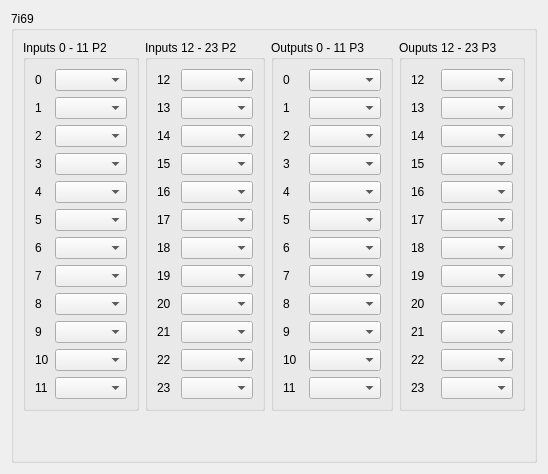
          <widget class="QWidget" name="ss7i69">
           <layout class="QGridLayout" name="gridLayout_74">
            <item row="0" column="0">
             <widget class="QGroupBox" name="groupBox_33">
              <property name="title">
               <string>7i69</string>
              </property>
              <layout class="QGridLayout" name="gridLayout_84">
               <item row="0" column="0">
                <widget class="QGroupBox" name="groupBox_40">
                 <property name="title">
                  <string>Inputs 0 - 11 P2</string>
                 </property>
                 <layout class="QGridLayout" name="gridLayout_81">
                  <item row="6" column="1">
                   <widget class="QComboBox" name="ss7i69in_6"/>
                  </item>
                  <item row="7" column="1">
                   <widget class="QComboBox" name="ss7i69in_7"/>
                  </item>
                  <item row="2" column="0">
                   <widget class="QLabel" name="label_546">
                    <property name="text">
                     <string>2</string>
                    </property>
                   </widget>
                  </item>
                  <item row="12" column="0">
                   <widget class="QLabel" name="label_550">
                    <property name="text">
                     <string>11</string>
                    </property>
                   </widget>
                  </item>
                  <item row="1" column="0">
                   <widget class="QLabel" name="label_548">
                    <property name="text">
                     <string>1</string>
                    </property>
                   </widget>
                  </item>
                  <item row="6" column="0">
                   <widget class="QLabel" name="label_547">
                    <property name="text">
                     <string>6</string>
                    </property>
                   </widget>
                  </item>
                  <item row="3" column="0">
                   <widget class="QLabel" name="label_556">
                    <property name="text">
                     <string>3</string>
                    </property>
                   </widget>
                  </item>
                  <item row="0" column="0">
                   <widget class="QLabel" name="label_413">
                    <property name="text">
                     <string>0</string>
                    </property>
                   </widget>
                  </item>
                  <item row="7" column="0">
                   <widget class="QLabel" name="label_551">
                    <property name="text">
                     <string>7</string>
                    </property>
                   </widget>
                  </item>
                  <item row="0" column="1">
                   <widget class="QComboBox" name="ss7i69in_0"/>
                  </item>
                  <item row="9" column="0">
                   <widget class="QLabel" name="label_554">
                    <property name="text">
                     <string>8</string>
                    </property>
                   </widget>
                  </item>
                  <item row="5" column="0">
                   <widget class="QLabel" name="label_555">
                    <property name="text">
                     <string>5</string>
                    </property>
                   </widget>
                  </item>
                  <item row="5" column="1">
                   <widget class="QComboBox" name="ss7i69in_5"/>
                  </item>
                  <item row="4" column="0">
                   <widget class="QLabel" name="label_549">
                    <property name="text">
                     <string>4</string>
                    </property>
                   </widget>
                  </item>
                  <item row="10" column="0">
                   <widget class="QLabel" name="label_552">
                    <property name="text">
                     <string>9</string>
                    </property>
                   </widget>
                  </item>
                  <item row="11" column="0">
                   <widget class="QLabel" name="label_553">
                    <property name="text">
                     <string>10</string>
                    </property>
                   </widget>
                  </item>
                  <item row="4" column="1">
                   <widget class="QComboBox" name="ss7i69in_4"/>
                  </item>
                  <item row="3" column="1">
                   <widget class="QComboBox" name="ss7i69in_3"/>
                  </item>
                  <item row="1" column="1">
                   <widget class="QComboBox" name="ss7i69in_1"/>
                  </item>
                  <item row="2" column="1">
                   <widget class="QComboBox" name="ss7i69in_2"/>
                  </item>
                  <item row="9" column="1">
                   <widget class="QComboBox" name="ss7i69in_8"/>
                  </item>
                  <item row="10" column="1">
                   <widget class="QComboBox" name="ss7i69in_9"/>
                  </item>
                  <item row="11" column="1">
                   <widget class="QComboBox" name="ss7i69in_10"/>
                  </item>
                  <item row="12" column="1">
                   <widget class="QComboBox" name="ss7i69in_11"/>
                  </item>
                 </layout>
                </widget>
               </item>
               <item row="0" column="1">
                <widget class="QGroupBox" name="groupBox_42">
                 <property name="title">
                  <string>Inputs 12 - 23 P2</string>
                 </property>
                 <layout class="QGridLayout" name="gridLayout_83">
                  <item row="9" column="0">
                   <widget class="QLabel" name="label_571">
                    <property name="text">
                     <string>21</string>
                    </property>
                   </widget>
                  </item>
                  <item row="3" column="0">
                   <widget class="QLabel" name="label_572">
                    <property name="text">
                     <string>15</string>
                    </property>
                   </widget>
                  </item>
                  <item row="11" column="0">
                   <widget class="QLabel" name="label_570">
                    <property name="text">
                     <string>23</string>
                    </property>
                   </widget>
                  </item>
                  <item row="2" column="0">
                   <widget class="QLabel" name="label_569">
                    <property name="text">
                     <string>14</string>
                    </property>
                   </widget>
                  </item>
                  <item row="5" column="0">
                   <widget class="QLabel" name="label_576">
                    <property name="text">
                     <string>17</string>
                    </property>
                   </widget>
                  </item>
                  <item row="10" column="0">
                   <widget class="QLabel" name="label_575">
                    <property name="text">
                     <string>22</string>
                    </property>
                   </widget>
                  </item>
                  <item row="8" column="0">
                   <widget class="QLabel" name="label_574">
                    <property name="text">
                     <string>20</string>
                    </property>
                   </widget>
                  </item>
                  <item row="4" column="0">
                   <widget class="QLabel" name="label_577">
                    <property name="text">
                     <string>16</string>
                    </property>
                   </widget>
                  </item>
                  <item row="7" column="0">
                   <widget class="QLabel" name="label_578">
                    <property name="text">
                     <string>19</string>
                    </property>
                   </widget>
                  </item>
                  <item row="0" column="0">
                   <widget class="QLabel" name="label_579">
                    <property name="text">
                     <string>12</string>
                    </property>
                   </widget>
                  </item>
                  <item row="6" column="0">
                   <widget class="QLabel" name="label_581">
                    <property name="text">
                     <string>18</string>
                    </property>
                   </widget>
                  </item>
                  <item row="1" column="0">
                   <widget class="QLabel" name="label_580">
                    <property name="text">
                     <string>13</string>
                    </property>
                   </widget>
                  </item>
                  <item row="0" column="1">
                   <widget class="QComboBox" name="ss7i69in_12"/>
                  </item>
                  <item row="1" column="1">
                   <widget class="QComboBox" name="ss7i69in_13"/>
                  </item>
                  <item row="2" column="1">
                   <widget class="QComboBox" name="ss7i69in_14"/>
                  </item>
                  <item row="3" column="1">
                   <widget class="QComboBox" name="ss7i69in_15"/>
                  </item>
                  <item row="4" column="1">
                   <widget class="QComboBox" name="ss7i69in_16"/>
                  </item>
                  <item row="5" column="1">
                   <widget class="QComboBox" name="ss7i69in_17"/>
                  </item>
                  <item row="6" column="1">
                   <widget class="QComboBox" name="ss7i69in_18"/>
                  </item>
                  <item row="7" column="1">
                   <widget class="QComboBox" name="ss7i69in_19"/>
                  </item>
                  <item row="8" column="1">
                   <widget class="QComboBox" name="ss7i69in_20"/>
                  </item>
                  <item row="9" column="1">
                   <widget class="QComboBox" name="ss7i69in_21"/>
                  </item>
                  <item row="10" column="1">
                   <widget class="QComboBox" name="ss7i69in_22"/>
                  </item>
                  <item row="11" column="1">
                   <widget class="QComboBox" name="ss7i69in_23"/>
                  </item>
                 </layout>
                </widget>
               </item>
               <item row="0" column="3">
                <widget class="QGroupBox" name="groupBox_39">
                 <property name="title">
                  <string>Ouputs 12 - 23 P3</string>
                 </property>
                 <layout class="QGridLayout" name="gridLayout_80">
                  <item row="9" column="0">
                   <widget class="QLabel" name="label_535">
                    <property name="text">
                     <string>21</string>
                    </property>
                   </widget>
                  </item>
                  <item row="11" column="0">
                   <widget class="QLabel" name="label_540">
                    <property name="text">
                     <string>23</string>
                    </property>
                   </widget>
                  </item>
                  <item row="8" column="0">
                   <widget class="QLabel" name="label_534">
                    <property name="text">
                     <string>20</string>
                    </property>
                   </widget>
                  </item>
                  <item row="7" column="0">
                   <widget class="QLabel" name="label_533">
                    <property name="text">
                     <string>19</string>
                    </property>
                   </widget>
                  </item>
                  <item row="0" column="0">
                   <widget class="QLabel" name="label_545">
                    <property name="text">
                     <string>12</string>
                    </property>
                   </widget>
                  </item>
                  <item row="1" column="0">
                   <widget class="QLabel" name="label_537">
                    <property name="text">
                     <string>13</string>
                    </property>
                   </widget>
                  </item>
                  <item row="6" column="0">
                   <widget class="QLabel" name="label_544">
                    <property name="text">
                     <string>18</string>
                    </property>
                   </widget>
                  </item>
                  <item row="5" column="0">
                   <widget class="QLabel" name="label_543">
                    <property name="text">
                     <string>17</string>
                    </property>
                   </widget>
                  </item>
                  <item row="4" column="0">
                   <widget class="QLabel" name="label_542">
                    <property name="text">
                     <string>16</string>
                    </property>
                   </widget>
                  </item>
                  <item row="2" column="0">
                   <widget class="QLabel" name="label_536">
                    <property name="text">
                     <string>14</string>
                    </property>
                   </widget>
                  </item>
                  <item row="10" column="0">
                   <widget class="QLabel" name="label_539">
                    <property name="text">
                     <string>22</string>
                    </property>
                   </widget>
                  </item>
                  <item row="3" column="0">
                   <widget class="QLabel" name="label_538">
                    <property name="text">
                     <string>15</string>
                    </property>
                   </widget>
                  </item>
                  <item row="0" column="1">
                   <widget class="QComboBox" name="ss7i69out_12"/>
                  </item>
                  <item row="1" column="1">
                   <widget class="QComboBox" name="ss7i69out_13"/>
                  </item>
                  <item row="2" column="1">
                   <widget class="QComboBox" name="ss7i69out_14"/>
                  </item>
                  <item row="3" column="1">
                   <widget class="QComboBox" name="ss7i69out_15"/>
                  </item>
                  <item row="4" column="1">
                   <widget class="QComboBox" name="ss7i69out_16"/>
                  </item>
                  <item row="5" column="1">
                   <widget class="QComboBox" name="ss7i69out_17"/>
                  </item>
                  <item row="6" column="1">
                   <widget class="QComboBox" name="ss7i69out_18"/>
                  </item>
                  <item row="7" column="1">
                   <widget class="QComboBox" name="ss7i69out_19"/>
                  </item>
                  <item row="8" column="1">
                   <widget class="QComboBox" name="ss7i69out_20"/>
                  </item>
                  <item row="9" column="1">
                   <widget class="QComboBox" name="ss7i69out_21"/>
                  </item>
                  <item row="10" column="1">
                   <widget class="QComboBox" name="ss7i69out_22"/>
                  </item>
                  <item row="11" column="1">
                   <widget class="QComboBox" name="ss7i69out_23"/>
                  </item>
                 </layout>
                </widget>
               </item>
               <item row="0" column="2">
                <widget class="QGroupBox" name="groupBox_41">
                 <property name="title">
                  <string>Outputs 0 - 11 P3</string>
                 </property>
                 <layout class="QGridLayout" name="gridLayout_82">
                  <item row="0" column="0">
                   <widget class="QLabel" name="label_557">
                    <property name="text">
                     <string>0</string>
                    </property>
                   </widget>
                  </item>
                  <item row="0" column="1">
                   <widget class="QComboBox" name="ss7i69out_0"/>
                  </item>
                  <item row="1" column="0">
                   <widget class="QLabel" name="label_558">
                    <property name="text">
                     <string>1</string>
                    </property>
                   </widget>
                  </item>
                  <item row="2" column="0">
                   <widget class="QLabel" name="label_559">
                    <property name="text">
                     <string>2</string>
                    </property>
                   </widget>
                  </item>
                  <item row="3" column="0">
                   <widget class="QLabel" name="label_560">
                    <property name="text">
                     <string>3</string>
                    </property>
                   </widget>
                  </item>
                  <item row="4" column="0">
                   <widget class="QLabel" name="label_561">
                    <property name="text">
                     <string>4</string>
                    </property>
                   </widget>
                  </item>
                  <item row="5" column="0">
                   <widget class="QLabel" name="label_562">
                    <property name="text">
                     <string>5</string>
                    </property>
                   </widget>
                  </item>
                  <item row="6" column="0">
                   <widget class="QLabel" name="label_563">
                    <property name="text">
                     <string>6</string>
                    </property>
                   </widget>
                  </item>
                  <item row="7" column="0">
                   <widget class="QLabel" name="label_564">
                    <property name="text">
                     <string>7</string>
                    </property>
                   </widget>
                  </item>
                  <item row="8" column="0">
                   <widget class="QLabel" name="label_565">
                    <property name="text">
                     <string>8</string>
                    </property>
                   </widget>
                  </item>
                  <item row="9" column="0">
                   <widget class="QLabel" name="label_566">
                    <property name="text">
                     <string>9</string>
                    </property>
                   </widget>
                  </item>
                  <item row="10" column="0">
                   <widget class="QLabel" name="label_567">
                    <property name="text">
                     <string>10</string>
                    </property>
                   </widget>
                  </item>
                  <item row="11" column="0">
                   <widget class="QLabel" name="label_568">
                    <property name="text">
                     <string>11</string>
                    </property>
                   </widget>
                  </item>
                  <item row="1" column="1">
                   <widget class="QComboBox" name="ss7i69out_1"/>
                  </item>
                  <item row="2" column="1">
                   <widget class="QComboBox" name="ss7i69out_2"/>
                  </item>
                  <item row="3" column="1">
                   <widget class="QComboBox" name="ss7i69out_3"/>
                  </item>
                  <item row="4" column="1">
                   <widget class="QComboBox" name="ss7i69out_4"/>
                  </item>
                  <item row="5" column="1">
                   <widget class="QComboBox" name="ss7i69out_5"/>
                  </item>
                  <item row="6" column="1">
                   <widget class="QComboBox" name="ss7i69out_6"/>
                  </item>
                  <item row="7" column="1">
                   <widget class="QComboBox" name="ss7i69out_7"/>
                  </item>
                  <item row="8" column="1">
                   <widget class="QComboBox" name="ss7i69out_8"/>
                  </item>
                  <item row="9" column="1">
                   <widget class="QComboBox" name="ss7i69out_9"/>
                  </item>
                  <item row="10" column="1">
                   <widget class="QComboBox" name="ss7i69out_10"/>
                  </item>
                  <item row="11" column="1">
                   <widget class="QComboBox" name="ss7i69out_11"/>
                  </item>
                 </layout>
                </widget>
               </item>
               <item row="1" column="0">
                <spacer name="verticalSpacer_10">
                 <property name="orientation">
                  <enum>Qt::Vertical</enum>
                 </property>
                 <property name="sizeHint" stdset="0">
                  <size>
                   <width>20</width>
                   <height>40</height>
                  </size>
                 </property>
                </spacer>
               </item>
              </layout>
             </widget>
            </item>
           </layout>
          </widget>
